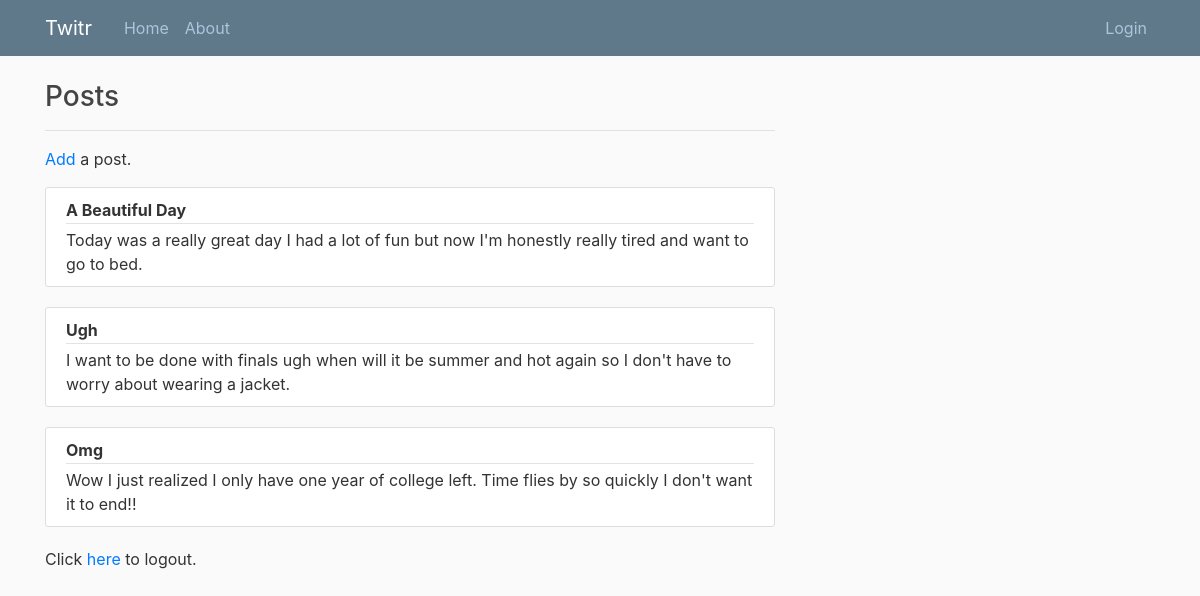
Page /home on the earlier database version.
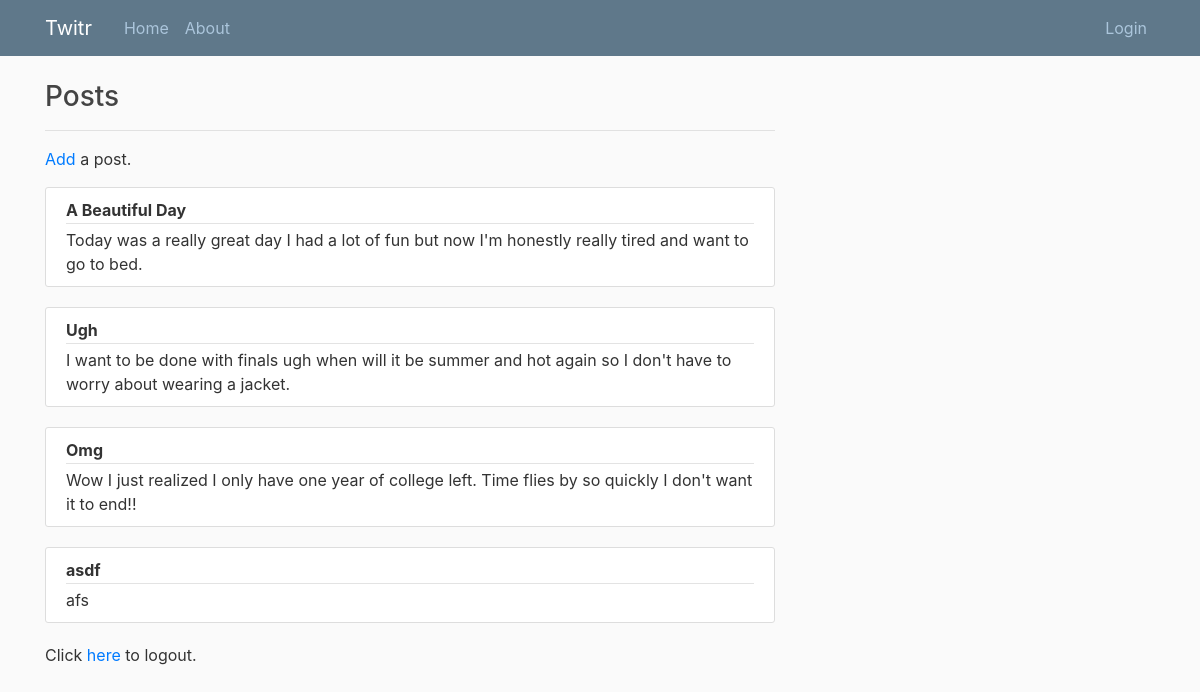
Same page on the later database version.
### models.py (models this page shows, shortened)
class Post(db.Model):
    __tablename__ = "posts"
    id = db.Column(db.Integer, primary_key=True)
    title = db.Column(db.String(100), nullable=False)
    description = db.Column(db.Text, nullable=False)

### app.py (the view)
@app.route('/home')
def home():
    posts = db.session.query(Post).all()
    return render_template('home.html', posts=posts)

### templates/home.html
{% extends "layout.html" %}
{% block content %}
<div class="media-body">
<h3>Posts</h3>
<hr>
<div class="media-body">
  <p><a href="/post">Add</a> a post.</p>
</div>
{% for post in posts %}
<article class="media content-section">
  <div class="media-body">
    <div class="article-metadata">
      <strong>{{ post.title }}</strong> <br>
    </div>
      {{ post.description }} <br>
  </div>
</article>
{% endfor %}
</div>
  <div class="media-body">
    <p>Click <a href="/logout">here</a> to logout.</p>
      </div>
{% endblock content %}

### templates/layout.html (shortened to what this page needs)
<!DOCTYPE html>
<html lang="en" dir="ltr">
  <head>
    <link rel="stylesheet" href="https://stackpath.bootstrapcdn.com/bootstrap/4.3.1/css/bootstrap.min.css">
     <link rel="stylesheet" type="text/css" href="{{ url_for('static', filename='main.css') }}">
  </head>
  <body>
    <header class="site-header">
      <nav class="navbar navbar-expand-md navbar-dark bg-steel fixed-top">
        <div class="container">
          <a class="navbar-brand mr-4" href="/">Twitr</a>
          <div class="collapse navbar-collapse" id="navbarToggle">
            <div class="navbar-nav mr-auto">
              <a class="nav-item nav-link" href="{{ url_for('home') }}">Home</a>
              <a class="nav-item nav-link" href="{{ url_for('about') }}">About</a>
            </div>
            <div class="navbar-nav">
              <a class="nav-item nav-link" href="{{ url_for('login') }}">Login</a>
            </div>
          </div>
        </div>
      </nav>
    </header>
      <main role="main" class="container">
        <div class="row">
          <div class="col-md-8">
            {% block content %}{% endblock %}
          </div>
        </div>
      </main>
  </body>
</html>

### static/main.css (style rules this page uses)
body { background: #fafafa; color: #333333; margin-top: 5rem; }
h1, h2, h3, h4, h5, h6 { color: #444444; }
.bg-steel { background-color: #5f788a; }
.site-header .navbar-nav .nav-link { color: #abc5db; }
.content-section { background: #ffffff; padding: 10px 20px; border: 1px solid #dddddd; border-radius: 3px; margin-bottom: 20px; }
.article-metadata { padding-bottom: 1px; margin-bottom: 4px; border-bottom: 1px solid #e3e3e3 }

Differences in the rows shown:
added Post: title "asdf", description "afs"
